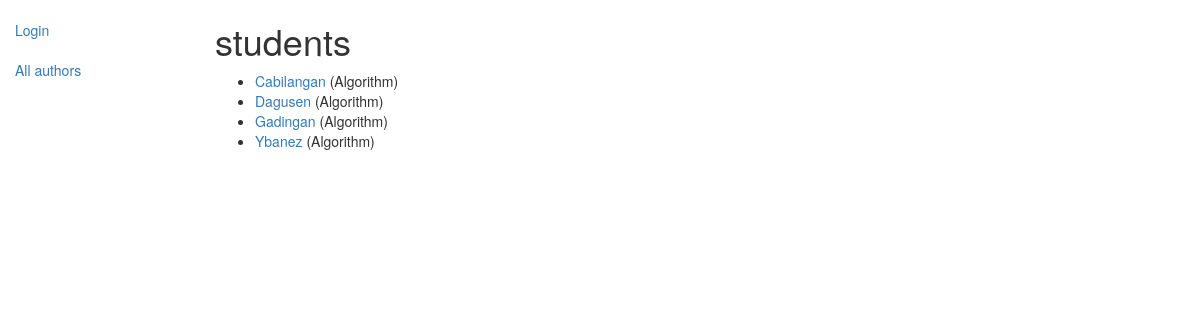
Screenshot of /Project/ with the database file from the repository.
### Project/models.py (models this page shows, shortened)
class student(models.Model):
	Subject		 = 	 models.ForeignKey('subject', on_delete=models.SET_NULL, null=True)
	Last_name    =	 models.CharField(max_length=100)
	First_name 	 = 	 models.CharField(max_length=200, help_text="Enter your first name ")
	MI 			 =	 models.CharField(max_length=200, help_text="Enter your middle Name")
	Gender = (
        ('m', 'Male'),
        ('o', 'Female'),
	)
	Sex			  =   models.CharField(max_length=1, choices=Gender, blank=True, default='m')
	Professor		 = 		models.ForeignKey('professor', on_delete=models.SET_NULL, null=True)
	Course		  =   models.ManyToManyField("Course", related_name="student")
	grade	     = 		models.ForeignKey('Grade', on_delete=models.SET_NULL, null=True)
	def get_absolute_url(self):
		return reverse(' student-detail', args=[str(self.id)])

class subject(models.Model):
	subject_name		 = 		models.CharField(max_length=150)
	subject_Descreption  = 	 	models.CharField(max_length=200)

### Project/views.py (the view)
def index(request):
		queryset = student.objects.filter(Last_name__icontains='war')[:5]
		students = student.objects.all()
		context = {
			'students':students,
		}
		return render(request, "student_list.html", context)

### Project/templates/student_list.html (shortened to what this page needs)
{% extends "base_generic.html" %}
{% block content %}
    <h1>students</h1>
    {% if students %}
    <ul>
      {% for students in students %}
      <li>
        <a href="{{ students.get_absolute_url }} ">{{students.Last_name}}  </a> ({{students.Subject.subject_name}})
      </li>
      {% endfor %}
    </ul>
    {% else %}
      <p>There are no books in the library.</p>
    {% endif %}
		  {% endblock %}

### rows the page displays
student: Last_name "Cabilangan", Subject.subject_name "Algorithm"
student: Last_name "Dagusen", Subject.subject_name "Algorithm"
student: Last_name "Gadingan", Subject.subject_name "Algorithm"
student: Last_name "Ybanez", Subject.subject_name "Algorithm"
